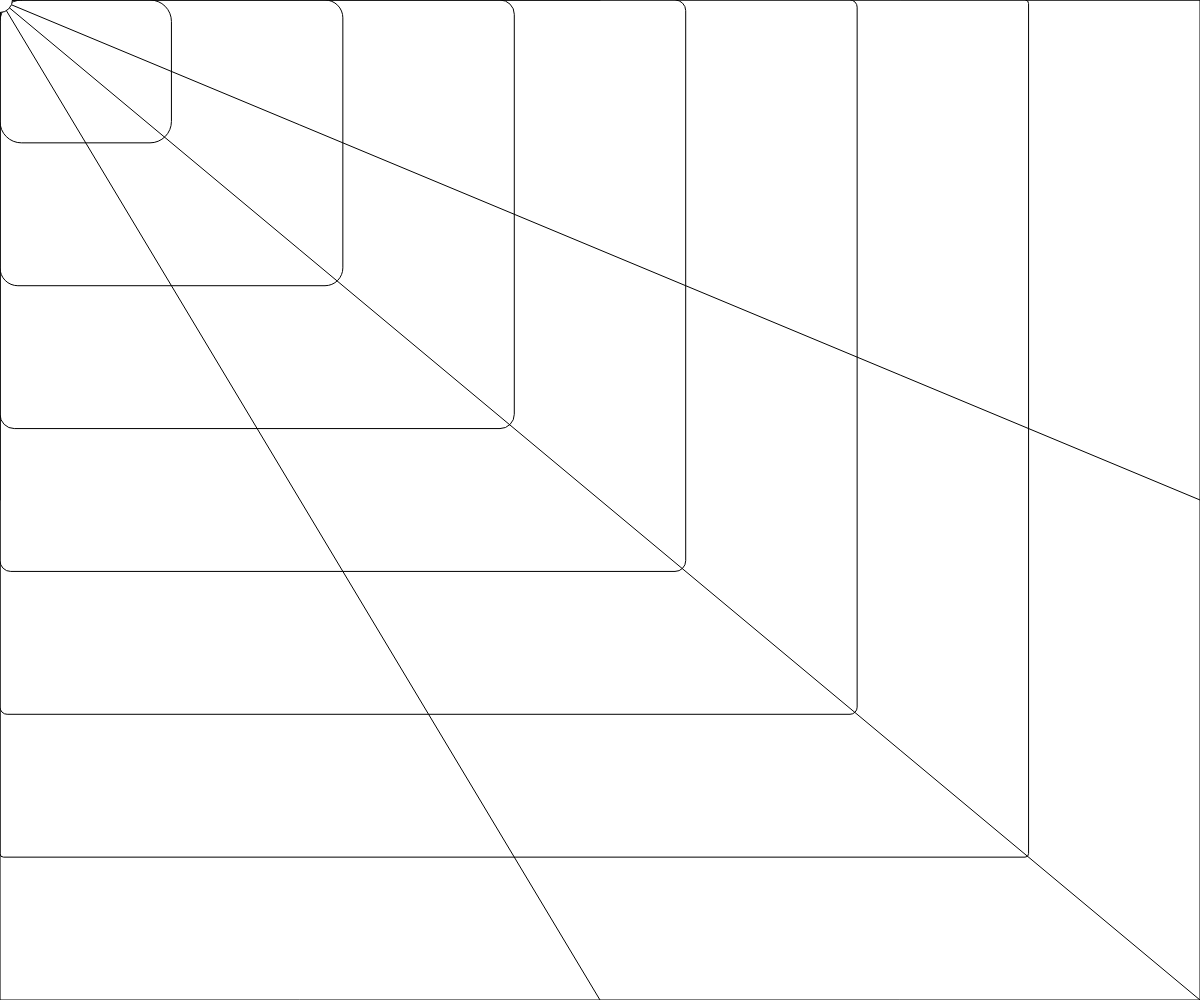
Frame 1 (no input)
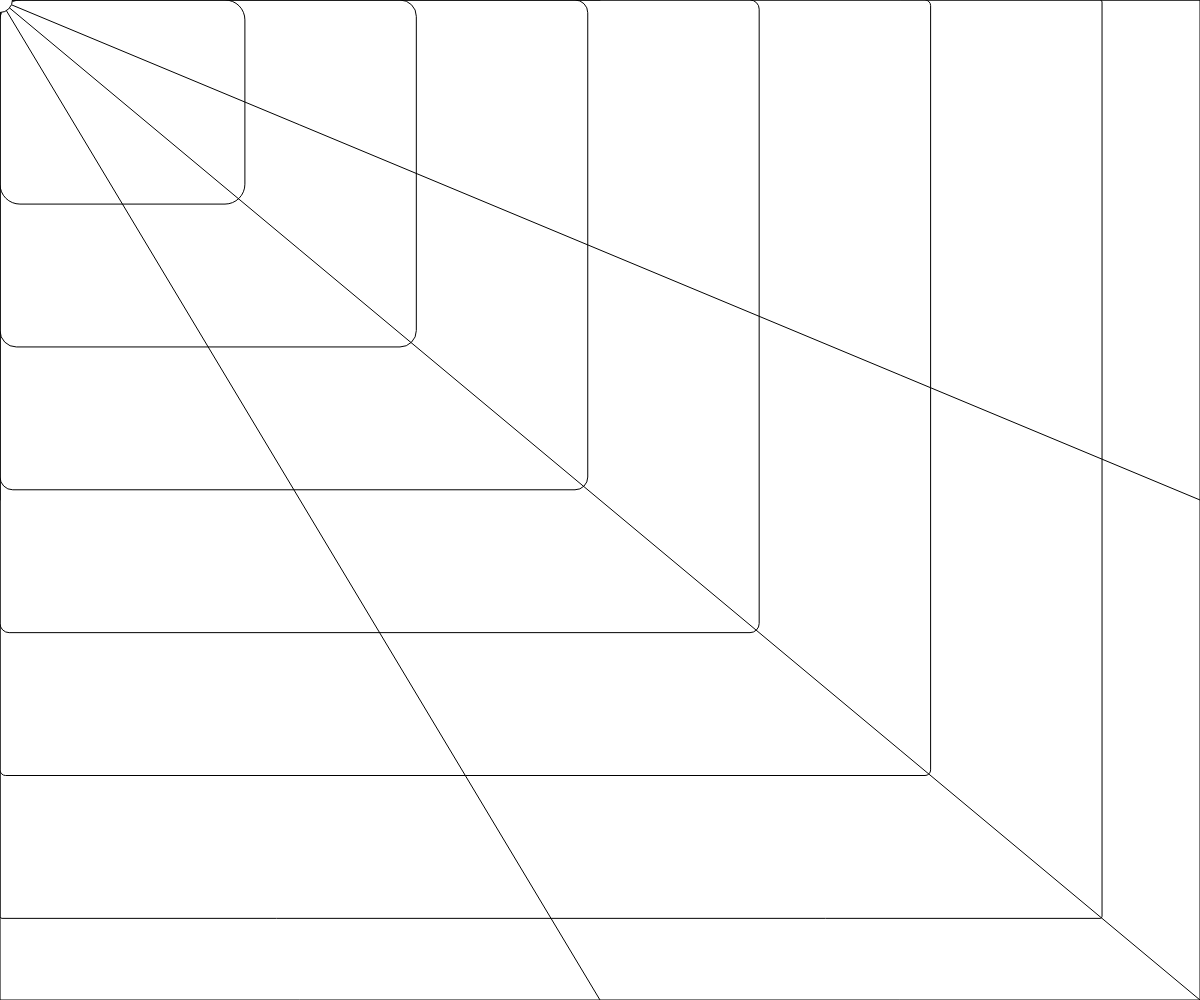
Frame 60 (no input)
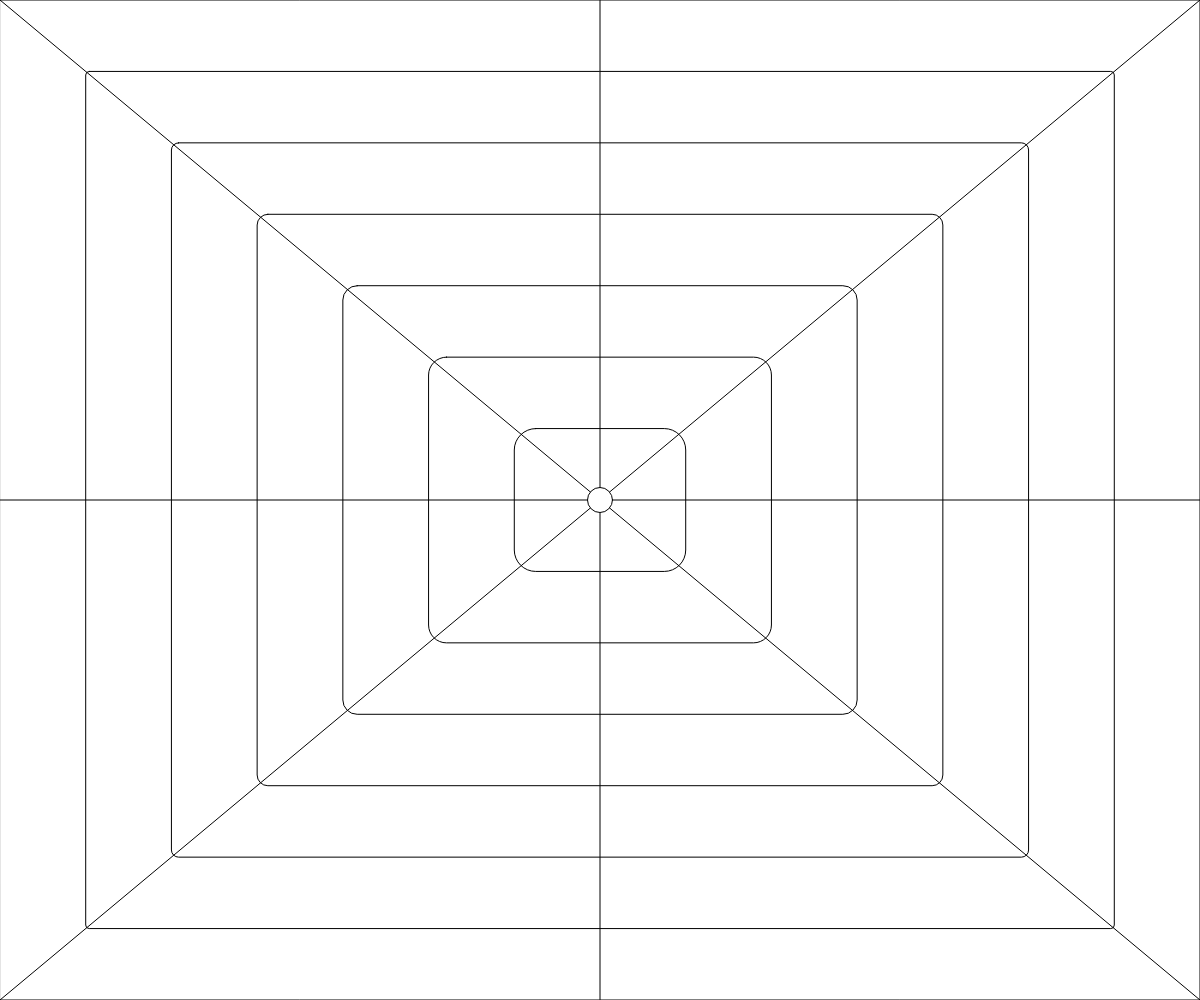
Frame 120 (the mouse pressed at the canvas centre since frame 60)

The p5.js sketch that drew these frames (run headless with seeded random() and noise() and a simulated clock; from frame 60 on, the mouse is pressed at the canvas centre):

// p5.js sketch
// ── sketch.js
let animation = 0
let loopSize = 7
let n = 7
let radius = 25

function setup() {
  createCanvas(windowWidth, windowHeight);
  noCursor()
}

function draw() {
    background(220);
  let twidth = windowWidth
  let theight = windowHeight
  let mx = mouseX
  let my = mouseY
  for (let i=0;i<n;i++){
    let correction = norm(animation%loopSize,0,loopSize)
    let factor = constrain((i-correction)/n,0,1)
    rect(mx*factor,my*factor,twidth*(1-factor),theight*(1-factor),radius*factor)
  }
  line(mx,my,0,0)
  line(mx,my,0,theight)
  line(mx,my,twidth,theight)
  line(mx,my,twidth,0)
  line(mx,my,twidth,theight/2)
  line(mx,my,0,theight/2)
  line(mx,my,twidth/2,theight)
  line(mx,my,twidth/2,0)
  circle(mouseX,mouseY,radius)
  animation++
}
